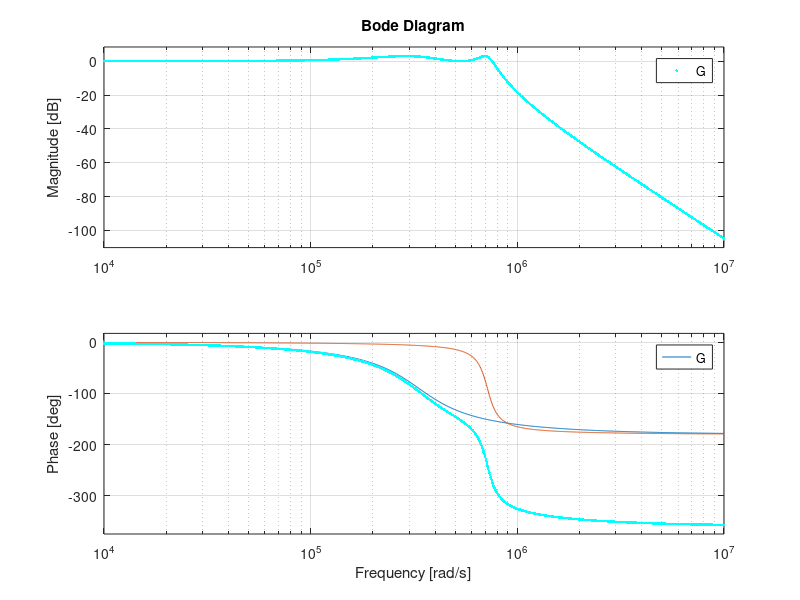

Source code (MATLAB):
clear all
close all

figure(1)
G1=tf([1],[8.976*10^-12,2.783*10^-6,1]);
G2=tf([1],[1.948*10^(-12),2.502*10^(-7),1]);
G=tf([1],[1.7483*10^(-23),7.6663*10^(-18),1.162*10^(-11),3.0332*10^(-6),1]);
bode(G1);
hold on;
bode(G2);

bode(G1*G2);
bode(G,'c.');